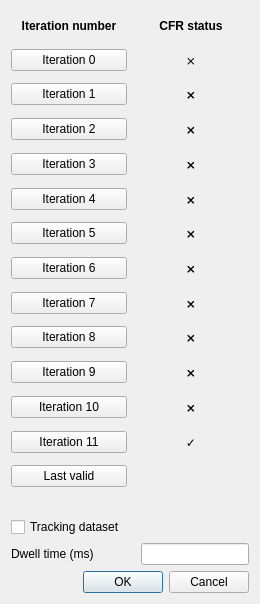
<?xml version="1.0" encoding="UTF-8"?>
<ui version="4.0">
 <class>SequenceSelector</class>
 <widget class="QDialog" name="SequenceSelector">
  <property name="windowModality">
   <enum>Qt::NonModal</enum>
  </property>
  <property name="geometry">
   <rect>
    <x>0</x>
    <y>0</y>
    <width>260</width>
    <height>604</height>
   </rect>
  </property>
  <property name="sizePolicy">
   <sizepolicy hsizetype="Preferred" vsizetype="Preferred">
    <horstretch>0</horstretch>
    <verstretch>0</verstretch>
   </sizepolicy>
  </property>
  <property name="minimumSize">
   <size>
    <width>260</width>
    <height>0</height>
   </size>
  </property>
  <property name="windowTitle">
   <string>Sequence Selector</string>
  </property>
  <property name="modal">
   <bool>true</bool>
  </property>
  <layout class="QGridLayout" name="gridLayout">
   <item row="0" column="0">
    <layout class="QVBoxLayout" name="mainLayout">
     <item>
      <layout class="QHBoxLayout" name="titleLayout">
       <item>
        <widget class="QLabel" name="lbIteration">
         <property name="font">
          <font>
           <bold>true</bold>
          </font>
         </property>
         <property name="text">
          <string>Iteration number</string>
         </property>
         <property name="alignment">
          <set>Qt::AlignCenter</set>
         </property>
        </widget>
       </item>
       <item>
        <widget class="QLabel" name="lbCFRStatus">
         <property name="font">
          <font>
           <bold>true</bold>
          </font>
         </property>
         <property name="text">
          <string>CFR status</string>
         </property>
         <property name="alignment">
          <set>Qt::AlignCenter</set>
         </property>
        </widget>
       </item>
      </layout>
     </item>
     <item>
      <layout class="QHBoxLayout" name="iteration_0_layout">
       <item>
        <widget class="QPushButton" name="pbIter_0">
         <property name="enabled">
          <bool>true</bool>
         </property>
         <property name="text">
          <string>Iteration 0</string>
         </property>
         <property name="checkable">
          <bool>false</bool>
         </property>
        </widget>
       </item>
       <item>
        <widget class="QLabel" name="lbIter_0">
         <property name="enabled">
          <bool>true</bool>
         </property>
         <property name="text">
          <string>⨯</string>
         </property>
         <property name="alignment">
          <set>Qt::AlignCenter</set>
         </property>
        </widget>
       </item>
      </layout>
     </item>
     <item>
      <layout class="QHBoxLayout" name="iteration_1_layout">
       <item>
        <widget class="QPushButton" name="pbIter_1">
         <property name="enabled">
          <bool>true</bool>
         </property>
         <property name="text">
          <string>Iteration 1</string>
         </property>
         <property name="checkable">
          <bool>false</bool>
         </property>
        </widget>
       </item>
       <item>
        <widget class="QLabel" name="lbIter_1">
         <property name="enabled">
          <bool>true</bool>
         </property>
         <property name="font">
          <font>
           <bold>true</bold>
          </font>
         </property>
         <property name="text">
          <string>⨯</string>
         </property>
         <property name="alignment">
          <set>Qt::AlignCenter</set>
         </property>
        </widget>
       </item>
      </layout>
     </item>
     <item>
      <layout class="QHBoxLayout" name="iteration_2_layout">
       <item>
        <widget class="QPushButton" name="pbIter_2">
         <property name="enabled">
          <bool>true</bool>
         </property>
         <property name="text">
          <string>Iteration 2</string>
         </property>
         <property name="checkable">
          <bool>false</bool>
         </property>
        </widget>
       </item>
       <item>
        <widget class="QLabel" name="lbIter_2">
         <property name="enabled">
          <bool>true</bool>
         </property>
         <property name="font">
          <font>
           <bold>true</bold>
          </font>
         </property>
         <property name="text">
          <string>⨯</string>
         </property>
         <property name="alignment">
          <set>Qt::AlignCenter</set>
         </property>
        </widget>
       </item>
      </layout>
     </item>
     <item>
      <layout class="QHBoxLayout" name="iteration_3_layout">
       <item>
        <widget class="QPushButton" name="pbIter_3">
         <property name="enabled">
          <bool>true</bool>
         </property>
         <property name="text">
          <string>Iteration 3</string>
         </property>
         <property name="checkable">
          <bool>false</bool>
         </property>
        </widget>
       </item>
       <item>
        <widget class="QLabel" name="lbIter_3">
         <property name="enabled">
          <bool>true</bool>
         </property>
         <property name="font">
          <font>
           <bold>true</bold>
          </font>
         </property>
         <property name="text">
          <string>⨯</string>
         </property>
         <property name="alignment">
          <set>Qt::AlignCenter</set>
         </property>
        </widget>
       </item>
      </layout>
     </item>
     <item>
      <layout class="QHBoxLayout" name="iteration_4_layout">
       <item>
        <widget class="QPushButton" name="pbIter_4">
         <property name="enabled">
          <bool>true</bool>
         </property>
         <property name="text">
          <string>Iteration 4</string>
         </property>
         <property name="checkable">
          <bool>false</bool>
         </property>
        </widget>
       </item>
       <item>
        <widget class="QLabel" name="lbIter_4">
         <property name="enabled">
          <bool>true</bool>
         </property>
         <property name="font">
          <font>
           <bold>true</bold>
          </font>
         </property>
         <property name="text">
          <string>⨯</string>
         </property>
         <property name="alignment">
          <set>Qt::AlignCenter</set>
         </property>
        </widget>
       </item>
      </layout>
     </item>
     <item>
      <layout class="QHBoxLayout" name="iteration_5_layout">
       <item>
        <widget class="QPushButton" name="pbIter_5">
         <property name="enabled">
          <bool>true</bool>
         </property>
         <property name="text">
          <string>Iteration 5</string>
         </property>
         <property name="checkable">
          <bool>false</bool>
         </property>
        </widget>
       </item>
       <item>
        <widget class="QLabel" name="lbIter_5">
         <property name="enabled">
          <bool>true</bool>
         </property>
         <property name="font">
          <font>
           <bold>true</bold>
          </font>
         </property>
         <property name="text">
          <string>⨯</string>
         </property>
         <property name="alignment">
          <set>Qt::AlignCenter</set>
         </property>
        </widget>
       </item>
      </layout>
     </item>
     <item>
      <layout class="QHBoxLayout" name="iteration_6_layout">
       <item>
        <widget class="QPushButton" name="pbIter_6">
         <property name="enabled">
          <bool>true</bool>
         </property>
         <property name="text">
          <string>Iteration 6</string>
         </property>
         <property name="checkable">
          <bool>false</bool>
         </property>
        </widget>
       </item>
       <item>
        <widget class="QLabel" name="lbIter_6">
         <property name="enabled">
          <bool>true</bool>
         </property>
         <property name="font">
          <font>
           <bold>true</bold>
          </font>
         </property>
         <property name="text">
          <string>⨯</string>
         </property>
         <property name="alignment">
          <set>Qt::AlignCenter</set>
         </property>
        </widget>
       </item>
      </layout>
     </item>
     <item>
      <layout class="QHBoxLayout" name="iteration_7_layout">
       <item>
        <widget class="QPushButton" name="pbIter_7">
         <property name="enabled">
          <bool>true</bool>
         </property>
         <property name="text">
          <string>Iteration 7</string>
         </property>
         <property name="checkable">
          <bool>false</bool>
         </property>
        </widget>
       </item>
       <item>
        <widget class="QLabel" name="lbIter_7">
         <property name="enabled">
          <bool>true</bool>
         </property>
         <property name="font">
          <font>
           <bold>true</bold>
          </font>
         </property>
         <property name="text">
          <string>⨯</string>
         </property>
         <property name="alignment">
          <set>Qt::AlignCenter</set>
         </property>
        </widget>
       </item>
      </layout>
     </item>
     <item>
      <layout class="QHBoxLayout" name="itaeration_9_layout">
       <item>
        <widget class="QPushButton" name="pbIter_8">
         <property name="enabled">
          <bool>true</bool>
         </property>
         <property name="text">
          <string>Iteration 8</string>
         </property>
         <property name="checkable">
          <bool>false</bool>
         </property>
        </widget>
       </item>
       <item>
        <widget class="QLabel" name="lbIter_8">
         <property name="enabled">
          <bool>true</bool>
         </property>
         <property name="font">
          <font>
           <bold>true</bold>
          </font>
         </property>
         <property name="text">
          <string>⨯</string>
         </property>
         <property name="alignment">
          <set>Qt::AlignCenter</set>
         </property>
        </widget>
       </item>
      </layout>
     </item>
     <item>
      <layout class="QHBoxLayout" name="iteration_9_layout">
       <item>
        <widget class="QPushButton" name="pbIter_9">
         <property name="enabled">
          <bool>true</bool>
         </property>
         <property name="text">
          <string>Iteration 9</string>
         </property>
         <property name="checkable">
          <bool>false</bool>
         </property>
        </widget>
       </item>
       <item>
        <widget class="QLabel" name="lbIter_9">
         <property name="enabled">
          <bool>true</bool>
         </property>
         <property name="font">
          <font>
           <bold>true</bold>
          </font>
         </property>
         <property name="text">
          <string>⨯</string>
         </property>
         <property name="alignment">
          <set>Qt::AlignCenter</set>
         </property>
        </widget>
       </item>
      </layout>
     </item>
     <item>
      <layout class="QHBoxLayout" name="iteration_10_layout">
       <item>
        <widget class="QPushButton" name="pbIter_10">
         <property name="enabled">
          <bool>true</bool>
         </property>
         <property name="text">
          <string>Iteration 10</string>
         </property>
         <property name="checkable">
          <bool>false</bool>
         </property>
        </widget>
       </item>
       <item>
        <widget class="QLabel" name="lbIter_10">
         <property name="enabled">
          <bool>true</bool>
         </property>
         <property name="font">
          <font>
           <bold>true</bold>
          </font>
         </property>
         <property name="text">
          <string>⨯</string>
         </property>
         <property name="alignment">
          <set>Qt::AlignCenter</set>
         </property>
        </widget>
       </item>
      </layout>
     </item>
     <item>
      <layout class="QHBoxLayout" name="iteration_11_layout">
       <item>
        <widget class="QPushButton" name="pbIter_11">
         <property name="enabled">
          <bool>true</bool>
         </property>
         <property name="text">
          <string>Iteration 11</string>
         </property>
         <property name="checkable">
          <bool>false</bool>
         </property>
        </widget>
       </item>
       <item>
        <widget class="QLabel" name="lbIter_11">
         <property name="enabled">
          <bool>true</bool>
         </property>
         <property name="font">
          <font>
           <bold>true</bold>
          </font>
         </property>
         <property name="text">
          <string>✓</string>
         </property>
         <property name="alignment">
          <set>Qt::AlignCenter</set>
         </property>
        </widget>
       </item>
      </layout>
     </item>
     <item>
      <layout class="QHBoxLayout" name="last_valid_layout">
       <item>
        <widget class="QPushButton" name="pb_last_valid">
         <property name="text">
          <string>Last valid</string>
         </property>
         <property name="checkable">
          <bool>false</bool>
         </property>
        </widget>
       </item>
       <item>
        <widget class="QLabel" name="pl_last_valid">
         <property name="font">
          <font>
           <bold>true</bold>
          </font>
         </property>
         <property name="text">
          <string/>
         </property>
         <property name="alignment">
          <set>Qt::AlignCenter</set>
         </property>
        </widget>
       </item>
      </layout>
     </item>
     <item>
      <spacer name="fixedVerticalSpacer">
       <property name="orientation">
        <enum>Qt::Vertical</enum>
       </property>
       <property name="sizeType">
        <enum>QSizePolicy::Fixed</enum>
       </property>
       <property name="sizeHint" stdset="0">
        <size>
         <width>20</width>
         <height>20</height>
        </size>
       </property>
      </spacer>
     </item>
     <item>
      <widget class="QCheckBox" name="cbTracking">
       <property name="text">
        <string>Tracking dataset</string>
       </property>
      </widget>
     </item>
     <item>
      <layout class="QHBoxLayout" name="dwellLayout">
       <property name="sizeConstraint">
        <enum>QLayout::SetDefaultConstraint</enum>
       </property>
       <item>
        <widget class="QLabel" name="lbDwellTime">
         <property name="sizePolicy">
          <sizepolicy hsizetype="MinimumExpanding" vsizetype="Fixed">
           <horstretch>0</horstretch>
           <verstretch>0</verstretch>
          </sizepolicy>
         </property>
         <property name="text">
          <string>Dwell time (ms)</string>
         </property>
        </widget>
       </item>
       <item>
        <widget class="QLineEdit" name="leDwellTime">
         <property name="sizePolicy">
          <sizepolicy hsizetype="Minimum" vsizetype="Fixed">
           <horstretch>0</horstretch>
           <verstretch>0</verstretch>
          </sizepolicy>
         </property>
        </widget>
       </item>
      </layout>
     </item>
    </layout>
   </item>
   <item row="1" column="0">
    <widget class="QDialogButtonBox" name="buttonBox">
     <property name="orientation">
      <enum>Qt::Horizontal</enum>
     </property>
     <property name="standardButtons">
      <set>QDialogButtonBox::Cancel|QDialogButtonBox::Ok</set>
     </property>
    </widget>
   </item>
  </layout>
 </widget>
 <resources/>
 <connections>
  <connection>
   <sender>buttonBox</sender>
   <signal>accepted()</signal>
   <receiver>SequenceSelector</receiver>
   <slot>accept()</slot>
   <hints>
    <hint type="sourcelabel">
     <x>248</x>
     <y>254</y>
    </hint>
    <hint type="destinationlabel">
     <x>157</x>
     <y>274</y>
    </hint>
   </hints>
  </connection>
  <connection>
   <sender>buttonBox</sender>
   <signal>rejected()</signal>
   <receiver>SequenceSelector</receiver>
   <slot>reject()</slot>
   <hints>
    <hint type="sourcelabel">
     <x>316</x>
     <y>260</y>
    </hint>
    <hint type="destinationlabel">
     <x>286</x>
     <y>274</y>
    </hint>
   </hints>
  </connection>
 </connections>
</ui>
